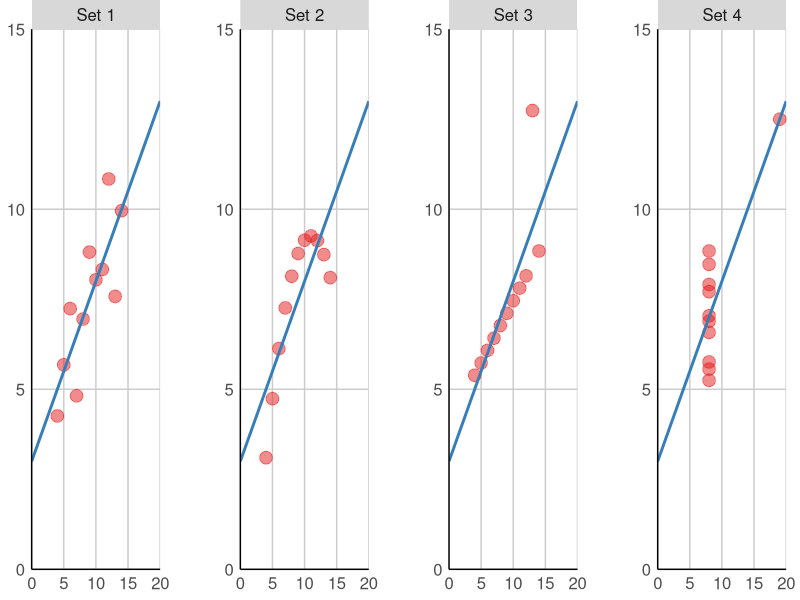
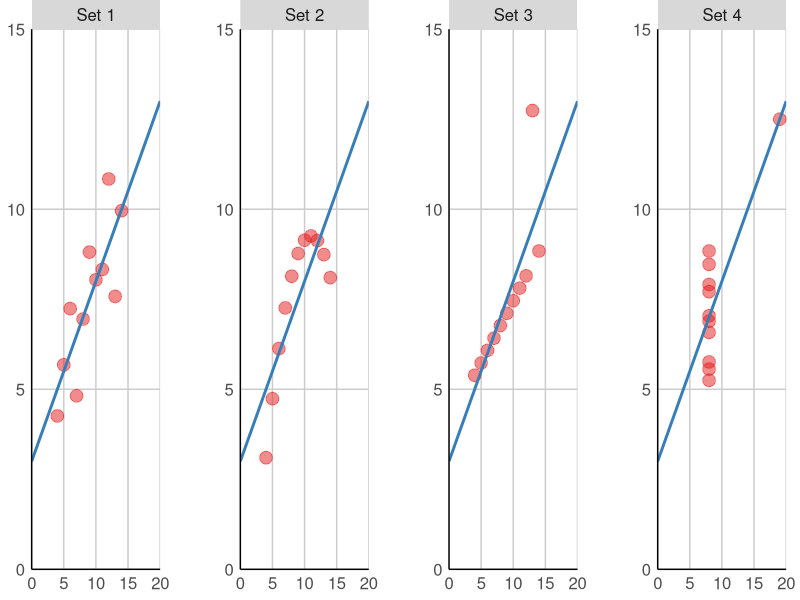
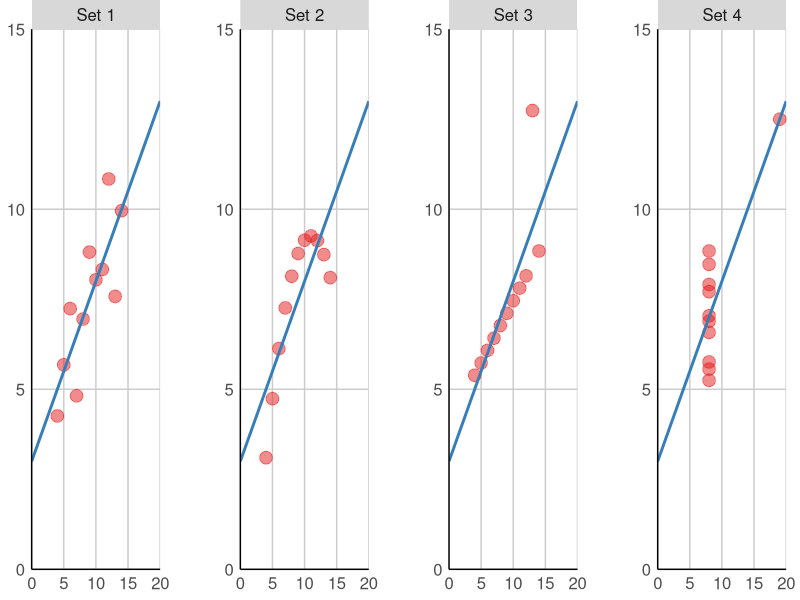

R code for these plots, in order:
library(dplyr)
library(tidyr)
library(ggplot2)
library(svglite)

# reformat the built-in anscombe dataset
anscombe2 = anscombe %>%
  # collapse the x columns
  gather(setNumber, x, x1, x2, x3, x4) %>%
  # collapse the y columns
  gather(yNumber, y, y1, y2, y3, y4) %>%
  # make the x and y set numbers compatible
  mutate(setNumber = substring(setNumber, 2)) %>%
  mutate(yNumber = substring(yNumber, 2)) %>%
  # filter out where they don't match
  filter(setNumber == yNumber) %>%
  select(-yNumber) %>%
  mutate(setNumber = paste('Set', setNumber))

library('Cairo')
# CairoWin()

ggplot(anscombe2, aes(x=x, y=y)) +
  geom_point(size=4, alpha = 0.5, color='#E41A1C') +
  geom_smooth(method="lm", fill=NA, fullrange=TRUE, size=1, color='#377EB8') +
  scale_x_continuous(limits=c(0,20), expand=c(0,0)) +
  scale_y_continuous(limits=c(0,15), expand=c(0,0)) +
  facet_wrap(~ setNumber, scales="free", ncol=4) + 
  labs(x="", y="") +
  theme(
        text = element_text(size = 15),
        panel.background = element_blank(),
        axis.title = element_text(size = 1),
        axis.line = element_line(colour="black"),
        axis.ticks = element_blank(),
        panel.grid.major = element_line(colour = "#CCCCCC"),
        panel.grid.minor = element_blank(),
        panel.margin = unit(40, "points"),
        plot.margin = unit(c(0,10,0,0), "points"),
        strip.background = element_rect(fill='#00000027')
  )
ggsave("anscombe.svg", width=6*2.5, height=1.35*2.5)
ggsave("anscombe.png", width=6*2.5, height=1.35*2.5)
